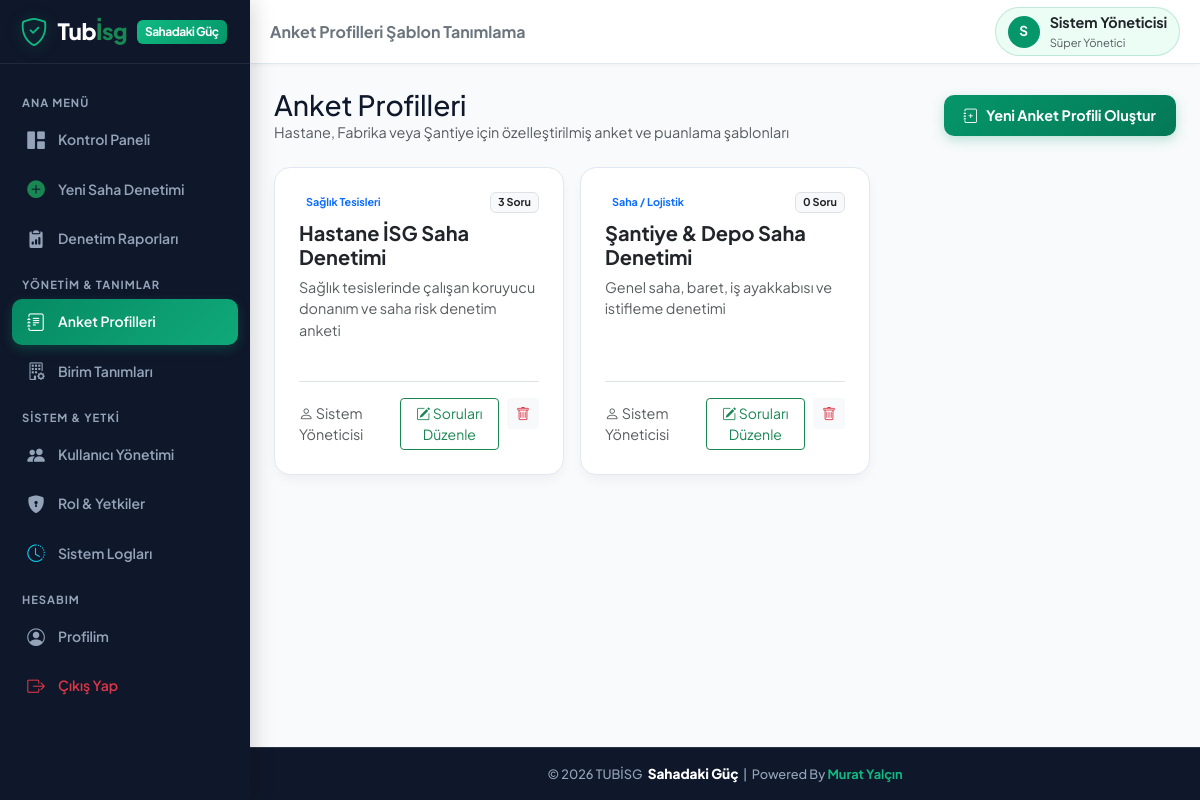
Page /survey_templates.php (signed in) on the earlier database version.
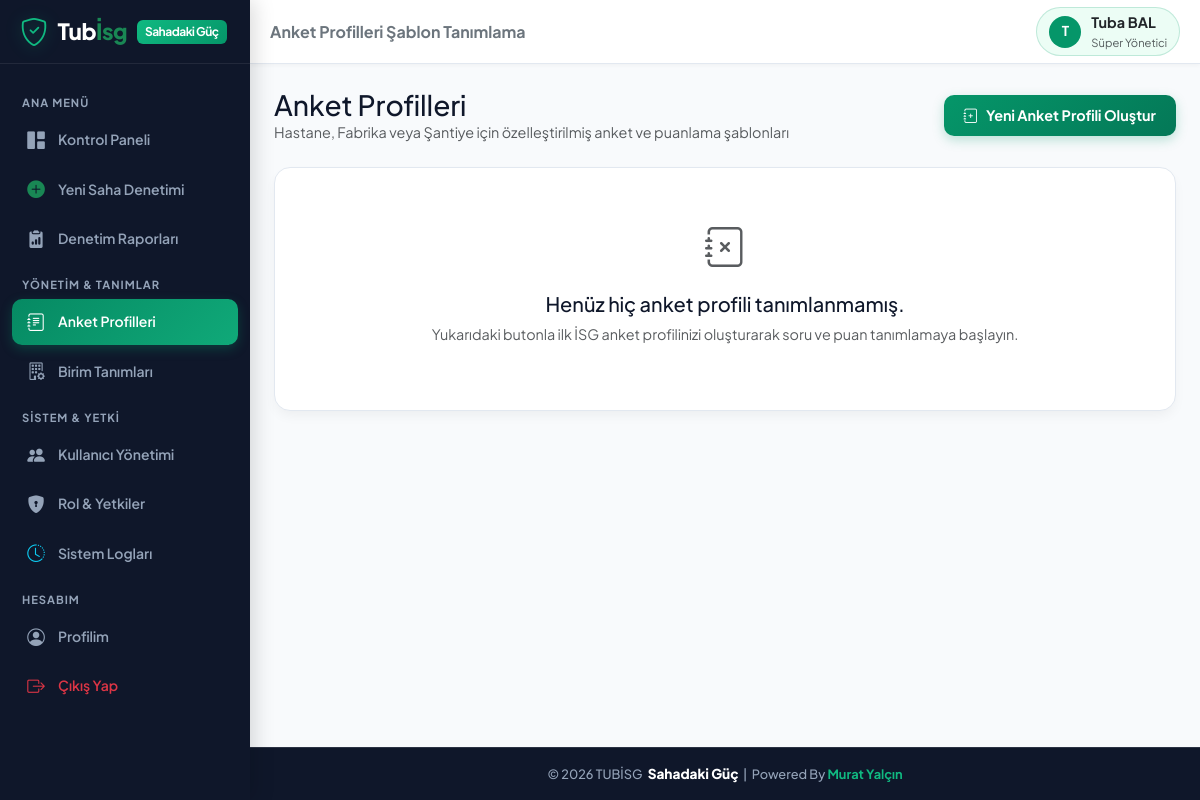
Same page on the later database version.
### tables this page shows
CREATE TABLE IF NOT EXISTS `users` (
  `id` INT AUTO_INCREMENT PRIMARY KEY,
  `username` VARCHAR(50) NOT NULL UNIQUE,
  `password` VARCHAR(255) NOT NULL,
  `name_surname` VARCHAR(100) NOT NULL,
  `email` VARCHAR(100) NULL,
  `role_id` INT NOT NULL,
  `is_active` TINYINT(1) DEFAULT 1,
  `created_at` DATETIME DEFAULT CURRENT_TIMESTAMP,
  FOREIGN KEY (`role_id`) REFERENCES `roles`(`id`) ON DELETE CASCADE
);

CREATE TABLE IF NOT EXISTS `survey_templates` (
  `id` INT AUTO_INCREMENT PRIMARY KEY,
  `title` VARCHAR(150) NOT NULL,
  `description` TEXT NULL,
  `category` VARCHAR(50) DEFAULT 'Genel',
  `is_active` TINYINT(1) DEFAULT 1,
  `created_by` INT NULL,
  `created_at` DATETIME DEFAULT CURRENT_TIMESTAMP
);

CREATE TABLE IF NOT EXISTS `roles` (
  `id` INT AUTO_INCREMENT PRIMARY KEY,
  `role_name` VARCHAR(50) NOT NULL,
  `description` VARCHAR(255) NULL,
  `permissions` TEXT NOT NULL,
  `created_at` DATETIME DEFAULT CURRENT_TIMESTAMP
);

### includes/auth.php (called while the page is built, shortened)
<?php
function is_logged_in() {
    return isset($_SESSION['user_id']) && !empty($_SESSION['user_id']);
}
function get_current_user_data() {
    static $currentUserData = null;
    if ($currentUserData !== null) return $currentUserData;
    $db = getDB();
    $stmt = $db->prepare("
        SELECT u.*, r.role_name, r.permissions
        FROM users u
        JOIN roles r ON u.role_id = r.id
        WHERE u.id = ? AND u.is_active = 1
    ");
    $stmt->execute([$_SESSION['user_id']]);
    $user = $stmt->fetch();
    $currentUserData = $user;
    return $user;
}
function has_permission($permission_key) {
    $user = get_current_user_data();
    if ((int)$user['role_id'] === 1) {
        return true;
    }
    $permissions = json_decode($user['permissions'], true);
    return isset($permissions[$permission_key]) && $permissions[$permission_key] === true;
}
function require_permission($permission_key) {
    if (!has_permission($permission_key)) {
        echo '<div style="font-family:sans-serif; padding:30px; text-align:center; background:#fff0f0; border-radius:12px; margin:50px auto; max-width:500px; color:#9b2c2c;">'
            . '<h2>🚫 Erişim Engellendi</h2>'
            . '<p>Bu işlemi yapmak için gerekli yetkiniz bulunmamaktadır.</p>'
            . '<a href="index.php" style="display:inline-block; padding:10px 20px; background:#e53e3e; color:#fff; text-decoration:none; border-radius:8px; margin-top:15px;">Ana Sayfaya Dön</a>'
            . '</div>';
        exit;
    }
}

### survey_templates.php (the view, shortened to what the changed rows need)
<?php
require_once __DIR__ . '/includes/auth.php';
require_permission('surveys_manage');
$db = getDB();
$templates = $db->query("
    SELECT st.*, COUNT(sq.id) as question_count, u.name_surname as creator_name
    FROM survey_templates st
    LEFT JOIN survey_questions sq ON st.id = sq.template_id
    LEFT JOIN users u ON st.created_by = u.id
    GROUP BY st.id
    ORDER BY st.created_at DESC
")->fetchAll();
include __DIR__ . '/includes/header.php';
?>
<div class="row g-3">
  <?php if (empty($templates)): ?>
    <div class="col-12">
      <div class="custom-card text-center py-5">
        <i class="bi bi-journal-x fs-1 text-muted d-block mb-3"></i>
        <h5>Henüz hiç anket profili tanımlanmamış.</h5>
        <p class="text-muted">Yukarıdaki butonla ilk İSG anket profilinizi oluşturarak soru ve puan tanımlamaya başlayın.</p>
      </div>
    </div>
  <?php else: ?>
    <?php foreach ($templates as $tpl): ?>
      <div class="col-12 col-md-6 col-lg-4">
        <div class="custom-card h-100 d-flex flex-column justify-content-between">
          <div>
            <div class="d-flex align-items-center justify-content-between mb-2">
              <span class="badge bg-primary-light text-primary font-weight-bold"><?php echo htmlspecialchars($tpl['category']); ?></span>
              <span class="badge bg-light text-dark border"><?php echo $tpl['question_count']; ?> Soru</span>
            </div>
            <h5 class="fw-bold text-dark mb-2"><?php echo htmlspecialchars($tpl['title']); ?></h5>
            <p class="text-muted fs-7 mb-3 opacity-90"><?php echo htmlspecialchars($tpl['description'] ?? 'Açıklama girilmemiş.'); ?></p>
          </div>
          <div class="pt-3 border-top d-flex align-items-center justify-content-between">
            <div class="fs-8 text-muted">
              <i class="bi bi-person"></i> <?php echo htmlspecialchars($tpl['creator_name'] ?? 'Yönetici'); ?>
            </div>
            <div class="d-flex gap-2">
              <a href="survey_edit.php?id=<?php echo $tpl['id']; ?>" class="btn btn-sm btn-outline-success font-weight-bold">
                <i class="bi bi-pencil-square"></i> Soruları Düzenle
              </a>
              <form method="POST" action="survey_templates.php" style="display:inline;" onsubmit="return confirm('Bu anket profilini silmek istediğinize emin misiniz?');">
                <button type="submit" class="btn btn-sm btn-light text-danger"><i class="bi bi-trash"></i></button>
              </form>
            </div>
          </div>
        </div>
      </div>
    <?php endforeach; ?>
  <?php endif; ?>
</div>
<?php include __DIR__ . '/includes/footer.php'; ?>

### includes/header.php (shortened to what the changed rows need)
<?php
require_once __DIR__ . '/auth.php';
$user = get_current_user_data();
?>
<!DOCTYPE html>
<html lang="tr">
<head>
  <link href="https://cdn.jsdelivr.net/npm/bootstrap@5.3.2/dist/css/bootstrap.min.css" rel="stylesheet">
  <link href="https://cdn.jsdelivr.net/npm/bootstrap-icons@1.11.2/font/bootstrap-icons.min.css" rel="stylesheet">
  <link href="assets/css/style.css" rel="stylesheet">
</head>
<body class="<?php echo is_logged_in() ? 'logged-in-mobile' : ''; ?>">
<div class="app-wrapper">
  <main class="main-content">
    <header class="top-navbar">
      <div class="d-flex align-items-center gap-3">
        <?php if ($user): ?>
        <a href="profile.php" class="user-profile-badge text-decoration-none" title="Profil Ayarları">
          <div class="avatar-circle">
            <?php echo mb_substr($user['name_surname'], 0, 1, 'UTF-8'); ?>
          </div>
          <div class="d-none d-md-block text-start">
            <div class="fw-bold fs-7 leading-tight text-dark"><?php echo htmlspecialchars($user['name_surname']); ?></div>
            <div class="text-muted fs-8" style="font-size:0.7rem;"><?php echo htmlspecialchars($user['role_name']); ?></div>
          </div>
        </a>
        <?php endif; ?>
      </div>
    </header>
    <div class="page-container">

Differences in the rows shown:
removed survey_templates: category "Sağlık Tesisleri", question_count "3", title "Hastane İSG Saha Denetimi", description "Sağlık tesislerinde çalışan koruyucu donanım ve saha risk denetim anketi", users.name_surname "Sistem Yöneticisi"
removed survey_templates: category "Saha / Lojistik", question_count "0", title "Şantiye & Depo Saha Denetimi", description "Genel saha, baret, iş ayakkabısı ve istifleme denetimi", users.name_surname "Sistem Yöneticisi"
changed users "Süper Yönetici": name_surname "S" → "T"; name_surname "Sistem Yöneticisi" → "Tuba BAL"
Other differences:
text now shown: "Henüz hiç anket profili tanımlanmamış. Yukarıdaki butonla ilk İSG anket profilinizi oluşturarak soru ve puan tanımlamaya başlayın."
